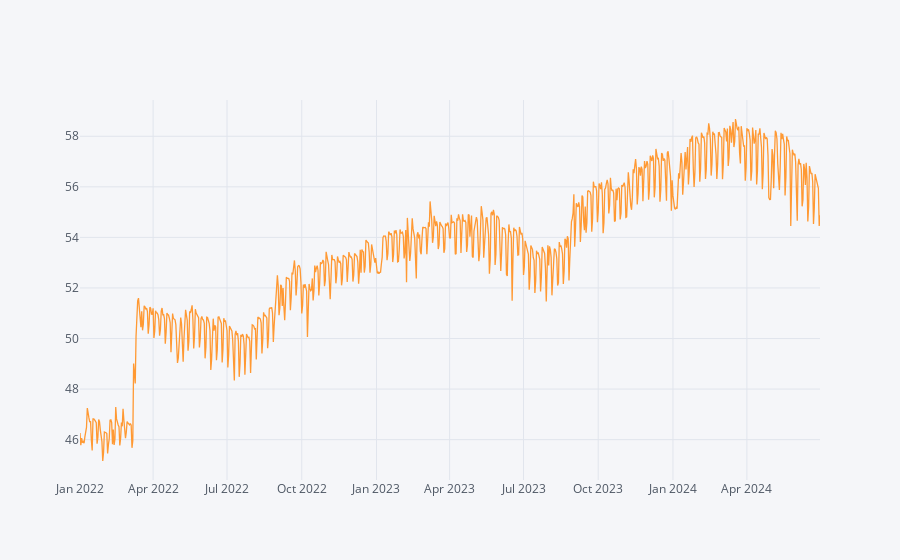

This figure's notebook cell:
### Code cell
df[kpi].iplot()

### Figure 1 — Plotly figure (JSON) as saved in the notebook; plotly's stock layout.template omitted (floating-point values rounded to 4 significant figures; data arrays with more than 128 entries replaced by an {"elided": "..."} marker saying what was removed)
{"data": [{"line": {"color": "rgba(255, 153, 51, 1.0)", "dash": "solid", "shape": "linear", "width": 1.3}, "mode": "lines", "name": "dau_mln", "text": "", "type": "scatter", "x": {"elided": "912 str values"}, "y": {"elided": "912 float values"}}], "layout": {"autosize": true, "legend": {"bgcolor": "#F5F6F9", "font": {"color": "#4D5663"}}, "paper_bgcolor": "#F5F6F9", "plot_bgcolor": "#F5F6F9", "title": {"font": {"color": "#4D5663"}}, "xaxis": {"autorange": true, "gridcolor": "#E1E5ED", "range": ["2022-01-01", "2024-06-30"], "showgrid": true, "tickfont": {"color": "#4D5663"}, "title": {"font": {"color": "#4D5663"}, "text": ""}, "type": "date", "zerolinecolor": "#E1E5ED"}, "yaxis": {"autorange": true, "gridcolor": "#E1E5ED", "range": [44.4, 59.43], "showgrid": true, "tickfont": {"color": "#4D5663"}, "title": {"font": {"color": "#4D5663"}, "text": ""}, "type": "linear", "zerolinecolor": "#E1E5ED"}}}
